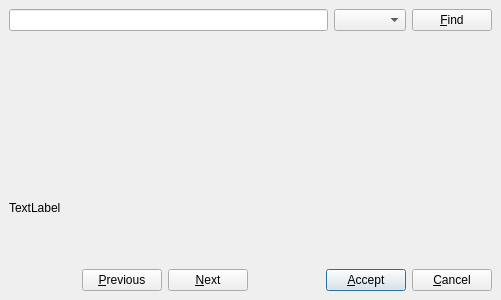
<ui version="4.0" >
 <class>FullTextSearchDialog</class>
 <widget class="QDialog" name="FullTextSearchDialog" >
  <property name="geometry" >
   <rect>
    <x>0</x>
    <y>0</y>
    <width>501</width>
    <height>300</height>
   </rect>
  </property>
  <property name="windowTitle" >
   <string>Full text search</string>
  </property>
  <layout class="QVBoxLayout" >
   <property name="spacing" >
    <number>6</number>
   </property>
   <property name="margin" >
    <number>9</number>
   </property>
   <item>
    <layout class="QHBoxLayout" >
     <property name="spacing" >
      <number>6</number>
     </property>
     <property name="margin" >
      <number>0</number>
     </property>
     <item>
      <widget class="QLineEdit" name="uiText" />
     </item>
     <item>
      <widget class="QComboBox" name="uiModel" />
     </item>
     <item>
      <widget class="QPushButton" name="pushFind" >
       <property name="text" >
        <string>&amp;Find</string>
       </property>
       <property name="icon" >
        <iconset resource="common.qrc" >:/images/images/find.png</iconset>
       </property>
       <property name="default" >
        <bool>true</bool>
       </property>
      </widget>
     </item>
    </layout>
   </item>
   <item>
    <widget class="SearchView" native="1" name="uiItems" />
   </item>
   <item>
    <widget class="QLabel" name="uiErrorMessage" >
     <property name="text" >
      <string>TextLabel</string>
     </property>
     <property name="wordWrap" >
      <bool>true</bool>
     </property>
    </widget>
   </item>
   <item>
    <layout class="QHBoxLayout" >
     <property name="spacing" >
      <number>6</number>
     </property>
     <property name="margin" >
      <number>0</number>
     </property>
     <item>
      <spacer>
       <property name="orientation" >
        <enum>Qt::Horizontal</enum>
       </property>
       <property name="sizeHint" stdset="0" >
        <size>
         <width>40</width>
         <height>20</height>
        </size>
       </property>
      </spacer>
     </item>
     <item>
      <widget class="QPushButton" name="pushPrevious" >
       <property name="text" >
        <string>&amp;Previous</string>
       </property>
       <property name="icon" >
        <iconset resource="common.qrc" >:/images/images/previous.png</iconset>
       </property>
      </widget>
     </item>
     <item>
      <widget class="QPushButton" name="pushNext" >
       <property name="text" >
        <string>&amp;Next</string>
       </property>
       <property name="icon" >
        <iconset resource="common.qrc" >:/images/images/next.png</iconset>
       </property>
      </widget>
     </item>
     <item>
      <spacer>
       <property name="orientation" >
        <enum>Qt::Horizontal</enum>
       </property>
       <property name="sizeHint" stdset="0" >
        <size>
         <width>40</width>
         <height>20</height>
        </size>
       </property>
      </spacer>
     </item>
     <item>
      <layout class="QHBoxLayout" >
       <property name="spacing" >
        <number>6</number>
       </property>
       <property name="margin" >
        <number>0</number>
       </property>
       <item>
        <widget class="QPushButton" name="pushAccept" >
         <property name="text" >
          <string>&amp;Accept</string>
         </property>
         <property name="icon" >
          <iconset resource="common.qrc" >:/images/images/ok.png</iconset>
         </property>
         <property name="default" >
          <bool>true</bool>
         </property>
        </widget>
       </item>
       <item>
        <widget class="QPushButton" name="pushCancel" >
         <property name="text" >
          <string>&amp;Cancel</string>
         </property>
         <property name="icon" >
          <iconset resource="common.qrc" >:/images/images/cancel.png</iconset>
         </property>
        </widget>
       </item>
      </layout>
     </item>
    </layout>
   </item>
  </layout>
 </widget>
 <customwidgets>
  <customwidget>
   <class>SearchView</class>
   <extends>QWidget</extends>
   <header>modules.gui.window.win_full_text_search</header>
   <container>1</container>
  </customwidget>
 </customwidgets>
 <resources>
  <include location="common.qrc" />
 </resources>
 <connections>
  <connection>
   <sender>uiText</sender>
   <signal>returnPressed()</signal>
   <receiver>pushFind</receiver>
   <slot>click()</slot>
   <hints>
    <hint type="sourcelabel" >
     <x>295</x>
     <y>23</y>
    </hint>
    <hint type="destinationlabel" >
     <x>453</x>
     <y>29</y>
    </hint>
   </hints>
  </connection>
 </connections>
</ui>
